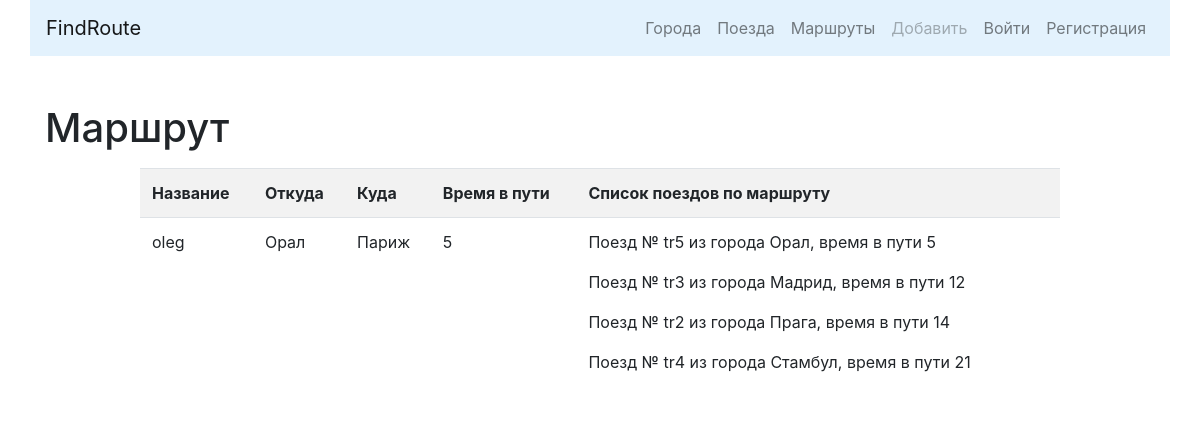
Screenshot of /detail/3/ with the database file from the repository.
### routes/models.py (models this page shows, shortened)
class Route(models.Model):
    name = models.CharField(
        max_length=50, unique=True, verbose_name='Название маршрута'
    )
    travel_times = models.PositiveSmallIntegerField(
        verbose_name='Общее время в пути'
    )
    from_city = models.ForeignKey(
        City, on_delete=models.CASCADE,
        related_name='route_from_city_set',
        verbose_name='Из какого города'
    )
    to_city = models.ForeignKey(
        'cities.City', on_delete=models.CASCADE,
        related_name='route_to_city_set',
        verbose_name='В какой город'
    )
    trains = models.ManyToManyField(
        'trains.Train', verbose_name='Список поездов'
    )
    class Meta:
        verbose_name = 'Маршрут'
        verbose_name_plural = 'Маршруты'
        ordering = ['travel_times']

### cities/models.py (models this page shows, shortened)
class City(models.Model):
    name = models.CharField(max_length=100, unique=True, verbose_name='Город')
    def __str__(self):
        return self.name
    class Meta:
        verbose_name = 'Город'
        verbose_name_plural = 'Города'
        ordering = ['name']

### trains/models.py (models this page shows, shortened)
class Train(models.Model):
    name = models.CharField(max_length=50, unique=True, verbose_name='Номер поезда')
    travel_time = models.PositiveSmallIntegerField(verbose_name='Время пути')
    from_city = models.ForeignKey(City, on_delete=models.CASCADE,
                                  related_name='from_city_set',
                                  verbose_name='Из какого города'
                                  )
    to_city = models.ForeignKey(City, on_delete=models.CASCADE,
                                  related_name='to_city_set',
                                  verbose_name='В какой город'
                                  )
    def __str__(self):
        return f'Поезд № {self.name} из города {self.from_city}'
    class Meta:
        verbose_name = 'Поезд'
        verbose_name_plural = 'Поезда'
        ordering = ['travel_time']

### routes/views.py (the view)
# urls.py: path('detail/<int:pk>/', RouteDetailView.as_view(), name='detail'),
class RouteDetailView(DetailView):
    queryset = Route.objects.all()
    template_name = 'routes/detail.html'

### routes/templates/routes/detail.html (shortened to what this page needs)
{% extends 'base.html' %}
{% block content %}
<h1>Маршрут </h1>
<div class="row ">
    <div class="col-md-10 mx-auto my-2">
        <table class="table table-striped">
            <tr>
                <th>Название</th>
                <th>Откуда</th>
                <th>Куда</th>
                <th>Время в пути</th>
                <th>Список поездов по маршруту</th>
                <th>&nbsp;</th>
            </tr>
            <tr>
                <td>
                    {{object.name}}
                </td>
                <td>{{object.from_city}}</td>
                <td>{{object.to_city}}</td>
                <td>{{object.travel_times}}</td>
                <td>
                    {% for train in object.trains.all%}
                    <p>{{train}}, время в пути {{train.travel_time}}</p>
                    {% endfor %}
                </td>
                <td>
                </td>
            </tr>
        </table>
    </div>
</div>
{% endblock %}

### rows the page displays
Route: name "oleg", from_city "Орал", to_city "Париж", travel_times "5"
Train: name+from_city "Поезд № tr5 из города Орал", travel_time "5"
Train: name+from_city "Поезд № tr3 из города Мадрид", travel_time "12"
Train: name+from_city "Поезд № tr2 из города Прага", travel_time "14"
Train: name+from_city "Поезд № tr4 из города Стамбул", travel_time "21"
